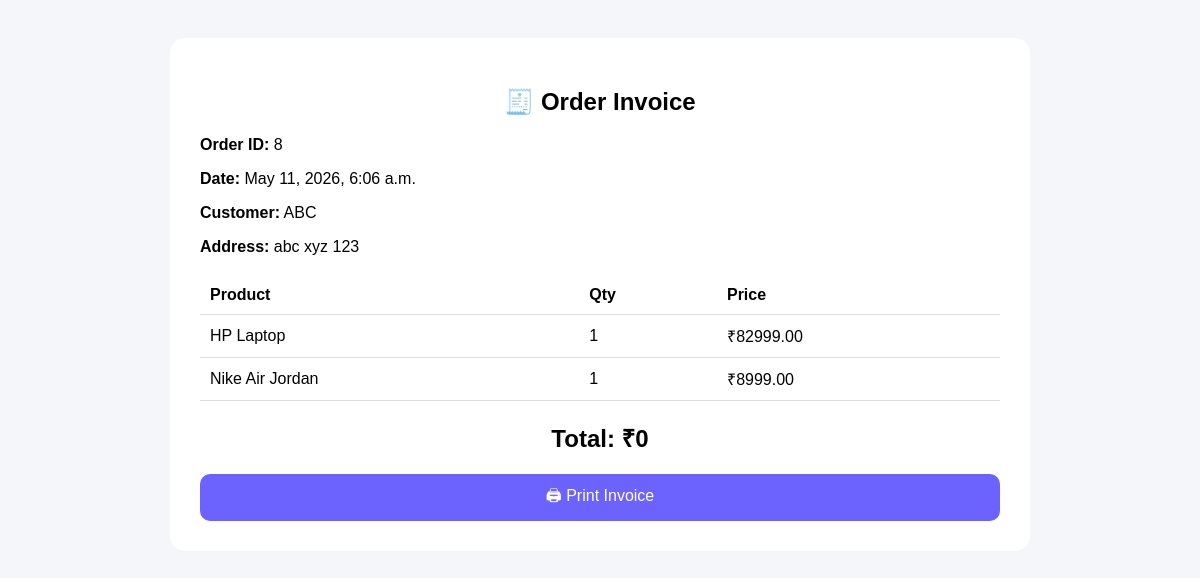
Screenshot of /invoice/8/ with the database file from the repository.
### shopkart/models.py (models this page shows, shortened)
class Order(models.Model):
    STATUS_CHOICES = (
        ('Pending', 'Pending'),
        ('Confirmed', 'Confirmed'),
        ('Shipped', 'Shipped'),
        ('Out for Delivery', 'Out for Delivery'),
        ('Delivered', 'Delivered'),
    )
    customer = models.ForeignKey(Customer, on_delete=models.CASCADE)
    name = models.CharField(max_length=100)
    mobile = models.CharField(max_length=15)
    address = models.TextField()
    city = models.CharField(max_length=100)
    pincode = models.CharField(max_length=10)
    total_amount = models.IntegerField(default=0)
    status = models.CharField(
        max_length=30,
        choices=STATUS_CHOICES,
        default='Pending'
    )
    created_at = models.DateTimeField(auto_now_add=True)

class Customer(models.Model):
    user_id = models.CharField(max_length=200)
    user_name = models.CharField(max_length=150)
    user_mobile = models.IntegerField()
    user_email = models.EmailField(max_length=250)
    user_password = models.CharField(max_length=128)
    user_address = models.TextField(max_length=300)
    profile_photo = models.ImageField(upload_to='profiles/', null=True, blank=True)
    address = models.TextField(null=True, blank=True)

class OrderItem(models.Model):
    order = models.ForeignKey(Order, on_delete=models.CASCADE)
    product = models.ForeignKey(Product, on_delete=models.CASCADE)
    quantity = models.IntegerField()
    price = models.DecimalField(max_digits=10, decimal_places=2)

class Product(models.Model):
    category = models.ForeignKey(
        Category,
        on_delete=models.CASCADE,
        null=True,
        blank=True
    )
    title = models.CharField(max_length=100)
    price = models.IntegerField()
    details = models.TextField()
    image = models.ImageField(upload_to='products/')

### shopkart/views.py (the view)
# urls.py: path('invoice/<int:order_id>/', views.invoice, name='invoice'),
def invoice(request, order_id):
    order = Order.objects.get(id=order_id)
    items = OrderItem.objects.filter(order=order)
    return render(request, 'invoice.html', {
        'order': order,
        'items': items
    })

### templates/invoice.html (shortened to what this page needs)
<!DOCTYPE html>
<html>
<head>
</head>
<body>
<div class="invoice-box">
    <h2>🧾 Order Invoice</h2>
    <p><strong>Order ID:</strong> {{ order.id }}</p>
    <p><strong>Date:</strong> {{ order.created_at }}</p>
    <p><strong>Customer:</strong> {{ order.customer.user_name }}</p>
    <p><strong>Address:</strong> {{ order.address }}</p>
    <table>
        <tr>
            <th>Product</th>
            <th>Qty</th>
            <th>Price</th>
        </tr>
        {% for i in items %}
        <tr>
            <td>{{ i.product.title }}</td>
            <td>{{ i.quantity }}</td>
            <td>₹{{ i.price }}</td>
        </tr>
        {% endfor %}
    </table>
    <h2>Total: ₹{{ order.total_amount }}</h2>
    <a href="#" onclick="window.print()" class="print-btn">🖨 Print Invoice</a>
</div>
</body>
</html>

### templates/invoice.html (style rules this page uses)
body { font-family:Arial; background:#f5f6fa; padding:30px; }
.invoice-box { max-width:800px; margin:auto; background:white; padding:30px; border-radius:15px; }
h2 { text-align:center; }
table { width:100%; margin-top:20px; border-collapse:collapse; }
table th, table td { padding:10px; border-bottom:1px solid #ddd; text-align:left; }
.print-btn { display:block; margin-top:20px; text-align:center; padding:10px; background:#6c63ff; color:white; text-decoration:none; border-radius:10px; }

### rows the page displays
Order: id "8", created_at "May 11, 2026, 6:06 a.m.", customer.user_name "ABC", address "abc xyz 123", total_amount "0"
OrderItem: product "HP Laptop", quantity "1", price "82999.00"
OrderItem: product "Nike Air Jordan", quantity "1", price "8999.00"
